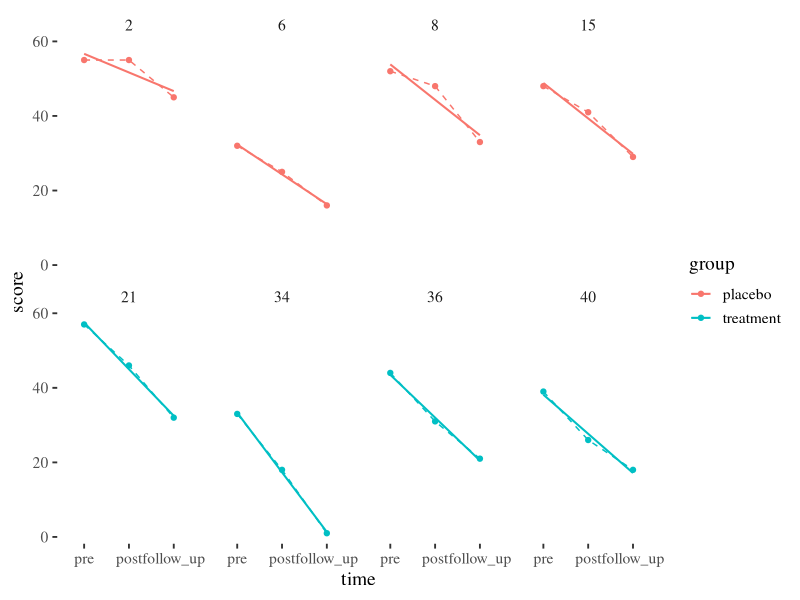
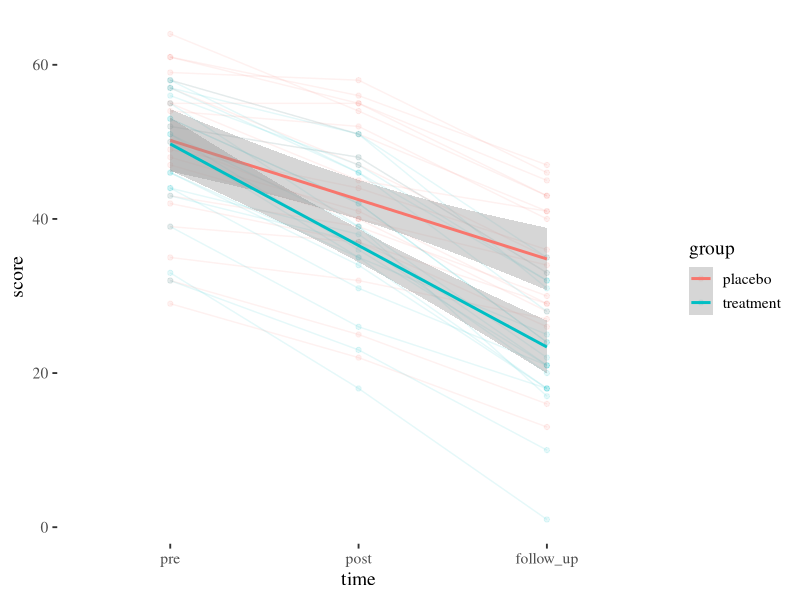

Write the R code that produced these figures, in order.
## ---- chunk 1
library(tidyverse)
ggplot2::theme_set(ggthemes::theme_tufte(base_size = 14))
options(knitr.kable.NA = '')

## ---- chunk 2

d <- read_csv2("data/tilraun_endurteknar_maelingar.csv") |> 
  mutate(time = factor(time, 
                        levels = c("pre","post","follow_up"))) 


set.seed(3434)
d|> 
  filter(i %in% sample(i, 8)) |> 
  ggplot(aes(time, score,
             group = i,
             col= group)) +
  geom_point() +
  geom_line(linewidth = .5, linetype = 2) +
  geom_smooth(method = "lm", se = F,
              linewidth = .7,
              alpha = .1) +
  facet_wrap(~i, nrow = 2) 


## ---- chunk 3
d|> 
  ggplot(aes(time, score, col= group)) +
  geom_point(alpha = .1) +
  geom_line(aes(group = i), alpha = .1) +
  geom_smooth(aes(group = group), method = "lm") 
